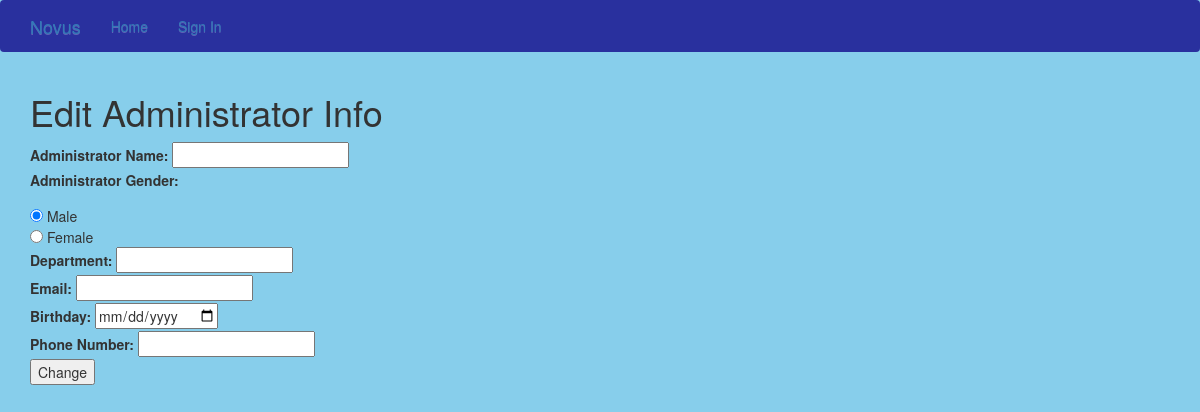
Before: /edit/Administrator/1 with the older database file.
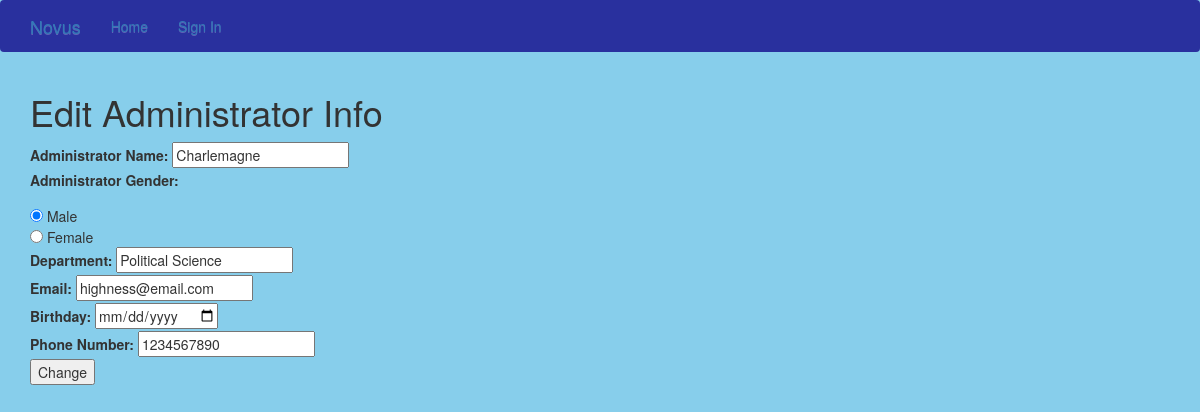
After: the same page with the newer database file.
### models.py (models this page shows, shortened)
class User(db.Model, UserMixin):
    __tablename__="users"
    id = db.Column(db.Integer, primary_key=True)
    name = db.Column(db.String(120), index=True, unique=False)
    gender = db.Column(db.String(6), index=True)
    email = db.Column(db.String(120), index=True)
    phone = db.Column(db.String(120), index=True)
    birthday = db.Column(db.String(120), index=True)
    active = db.Column(db.Boolean())
    roles = relationship("Role", secondary="user_roles")
    password = db.Column(db.String(128))

class Administrator(User, db.Model):
    __tablename__="administrators"
    id = db.Column(db.Integer, ForeignKey('users.id'), primary_key=True)
    department = db.Column(db.String(120), index=True)

### app.py (the view, shortened to what this page needs)
@app.route('/edit/<type>/<int:id>', methods=['GET', 'POST'])
def edit(type, id):
    if type == "Student":
        student = Student.query.get(id)
        if request.method == 'POST':
            student.name = request.form.get('student_name')
            student.gender = request.form['student_gender']
            student.year = request.form.get('student_year')
            student.email = str(request.form.get('student_email'))
            student.birthday = str(request.form.get('student_birthday'))
            student.major = request.form.get('student_major')
            student.phone = str(request.form.get('student_phone'))
            db.session.add(student)
            db.session.commit()
            return redirect(url_for('index', type='Student', id=id))
        return render_template('student_edit.html', student=student)
    elif type == "Administrator":
        admin = Administrator.query.get(id)
        return render_template('admin_edit.html', admin=admin)
    else:
        return render_template('error.html')

### templates/admin_edit.html
{% extends 'layout.html' %}
{% block app_content %}
  <h1>Edit Administrator Info</h1>
  <form action="" method="POST">
    <div>
    	<label> Administrator Name: </label>
    	<input type="text" name="admin_name" value="{{admin.name}}">
    </div>
    <div>
    	<p><label> Administrator Gender: </label></p>
      <input type="radio" name="admin_gender" id="male" value="Male" checked> Male<br>
      <input type="radio" name="admin_gender" id="female" value="Female"> Female<br>
    </div>
    <div>
      <label> Department: </label>
      <input type=text name="admin_department" value="{{admin.department}}">
    </div>
    <div>
      <label> Email: </label>
      <input type="email" name="admin_email" value="{{admin.email}}">
    </div>
    <div>
      <label> Birthday: </label>
      <input type="date" id="birthday" name="admin_birthday" value="{{admin.birthday}}">
    </div>
    <div>
      <label> Phone Number: </label>
      <input type="tel" name="admin_phone" value="{{admin.phone}}">
    </div>
  	<button type="submit"> Change </button>
  </form>
{% endblock %}

Changed rows visible on the page:
added User: admin_name "Charlemagne", admin_email "highness@email.com", admin_phone "1234567890"
added Administrator: admin_department "Political Science"
